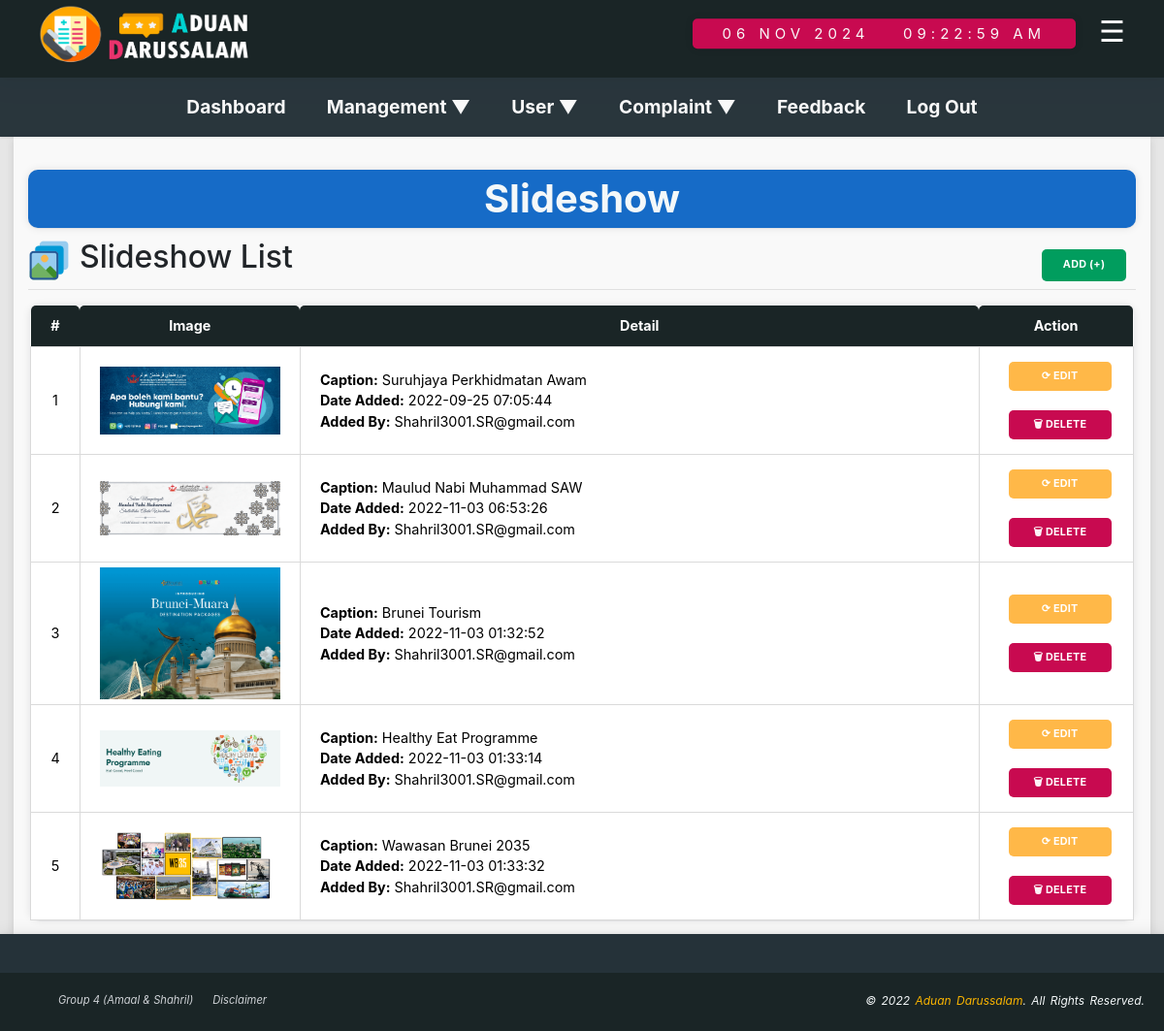
The app's page /admin-slideshowlist.php?adminEmail=Shahril3001.SR@gmail.com&role=admin (signed in) with its own data.
### tables this page shows
CREATE TABLE `slideshow` (
  `slideshowID` int(3) NOT NULL,
  `slideshowImg` varchar(10000) NOT NULL,
  `slideshowCaption` varchar(100) NOT NULL,
  `addedBy` varchar(100) NOT NULL,
  `dateAdded` datetime NOT NULL
);

### side.php (called while the page is built, shortened)
<?php
	if(isset($_GET['role'])){
		$role=$_GET['role'];
		if($role=="admin"){
			$adminEmail=$_GET['adminEmail'];
		}
	}
?>

### connection.php (called while the page is built)
<?php
	function dbconn(){
		try {
			$host = "localhost";
			$dbname = "citizenportaldb";
			$username = "admin";
			$password = '1234';
			$dsn = "mysql:host=".$host.";dbname=".$dbname."";
			$connection = new PDO($dsn, $username, $password);
			$connection->setAttribute(PDO::ATTR_ERRMODE, PDO::ERRMODE_EXCEPTION);
			return $connection;
		}catch(PDOException $e){
			echo $e->getMessage();
			echo $e->getLine();
			echo $e->getTrace();
		}
	}
?>

### admin-slideshowlist.php (the view, shortened to what this page needs)
<!DOCTYPE html>
	<html lang="en">
	<head>
		<link rel="stylesheet" href="style.css">
		<link rel="stylesheet" type="text/css" href="vendor/bootstrap/css/bootstrap.min.css">
		<link rel="stylesheet" type="text/css" href="vendor/animate/animate.css">
		<link rel="stylesheet" type="text/css" href="vendor/select2/select2.min.css">
		<link rel="stylesheet" type="text/css" href="vendor/daterangepicker/daterangepicker.css">
		<link rel="stylesheet" type="text/css" href="vendor/slick/slick.css">
		<link rel="stylesheet" type="text/css" href="vendor/lightbox2/css/lightbox.min.css">
	</head>
	<body>
			<div id="wrapper">
				<?php
					include 'header_bar.php';
					include 'navigation_bar.php';
				?>
					<?php
					include 'side.php';
					?>
				<main>
					<div class="main-container">
						<div>
							<h1 class="title-container">Slideshow</h1>
							<img src='icon/icons8-slideshow-64.png' class='statbox-title-img'/>
							<?php
								echo"
								<a href='admin-addslideshow.php?adminEmail=".$adminEmail."&role=".$role."'><button class='button' id='statbox-addBtn'>Add (+)</button></a>
								";
							?>
							<h2 class='statbox-title-h2'>Slideshow List</h2>
							<hr>
							<?php
									$cloneID = 0;
									include 'connection.php';
									$slideshowquery = dbConn()->prepare('SELECT * FROM slideshow');
									$slideshowquery->execute();
									$slideshows = $slideshowquery->fetchAll(PDO::FETCH_OBJ);
									echo"
									<div class='row'>
										<table id='listtable'>
											<tr>
												<th width='20px'>#</th>
												<th width='20%'>Image</th>
												<th>Detail</th>
												<th width='14%'>Action</th>
											</tr>";
											foreach($slideshows as $slideshow){
											$cloneID++;
											$slideshowID  = $slideshow->slideshowID ;
											$slideshowImg = $slideshow->slideshowImg;
											$slideshowCaption = $slideshow->slideshowCaption;
											$addedBy = $slideshow->addedBy;
											$dateAdded  = $slideshow->dateAdded;
											echo "
											<tr>
												<td>$cloneID</td>
												<td><img src='$slideshowImg' alt='' width='100%' height='100%'></td>
												<td class='justify-contents'>
													<b>Caption:</b> $slideshowCaption<br>
													<b>Date Added:</b> $dateAdded<br>
													<b>Added By:</b> $addedBy<br>
												</td>
												<td>
													<a href='admin-editslideshow.php?adminEmail=".$adminEmail."&slideshowID=".$slideshowID."&role=".$role."'><button class='button' id='editBtn'>&#10227; Edit</button></a>
													<a href='admin-deleteslideshow.php?adminEmail=".$adminEmail."&slideshowID=".$slideshowID."&role=".$role."'><button class='button' id='deleteBtn'>&#128465; Delete</button></a>
												</td>
											</tr>";
											}
											echo"</table>";
									?>
							</div>
						</div>
					</div>
				</main>
				<footer>
					<?php
						include 'footer_bar.php';
					?>
		    </footer>
			</div>
	</body>
</html>

### style.css (style rules this page uses)
body { min-height: 100vh; padding: 0; }
h1 { margin: 0; font-size:2em; line-height: 200%; text-shadow: #cccccc; }
.title-container { margin-top: 0.5em; margin-bottom: 0.3em; padding: 0.2em; background-color: #166BC7; color: #F4F8F9; font-weight: bold; text-transform: capitalize; text-shadow: #cccccc; border-radius:10px; box-shadow: rgba(17, 17, 26, 0.05) 0px 1px 0px, rgba(17, 17, 26, 0.1) 0px 0px 8px; }
main { margin: 0; padding-top: 0; padding-bottom: 0; padding-left: 1em; padding-right: 1em; font-size: 90%; background-color: #E6E6E6; }
.main-container { text-align: center; background-color: #F9F9F9; box-shadow: rgba(99, 99, 99, 0.2) 0px 2px 8px 0px; padding: 1em; }
.statbox-title-h2 { text-align: left; }
.statbox-title-img { display: block; float: left; width: 3em; height: 3em; margin-right: 10px; }
img { border:0; }
footer { bottom: 0; left: 0; right: 0; height: auto; width: 100%; padding-top: 40px; text-align: left; font-size:0.70em; font-style: italic; color: #F4F8F9; background-color: #253239; box-shadow: 0 4px 8px 0 rgba(0, 0, 0, 0.2), 0 6px 20px 0 rgba(0, 0, 0, 0.19); }
header, nav, main, footer { display: block; }
table { border-collapse: collapse; border-radius:10px; box-shadow: rgba(17, 17, 26, 0.05) 0px 1px 0px, rgba(17, 17, 26, 0.1) 0px 0px 8px; }
tr,td, th { padding:10px; }
.justify-contents { text-align: justify; text-justify: inter-word; }
#listtable { width:97%; margin-left: auto; margin-right: auto; }
#listtable td { color:black; background-color:white; padding:5px 20px; border: 1px solid #DADADA; }
@media screen and (max-width:1366px) { #listtable .button { width:90%; } }
#listtable th { color:white; background-color: #1A2526; text-align:center; border-radius: 5px 5px 0 0; }
#editBtn { background-color: #FFB848; }
#statbox-addBtn { float: right; text-align: center; height: 3em; background-color: #019D5E; }
#resetBtn, #cancelBtn, #backBtn, #deleteBtn { background-color: #C80A50; }
.button { background: none repeat scroll 0% 0%; background-color: #25262A; color: white; display: inline-block; padding: 8px 22px; font-size: 0.75em; letter-spacing: 0.25px; line-height: 1.3em;border-radius: 5px; text-decoration: none;border:none;text-transform: uppercase; font-weight: bold;width: auto;overflow: visible; margin: 10px; }

### records on screen
slideshow: slideshowImg (picture), slideshowCaption "Suruhjaya Perkhidmatan Awam", dateAdded "2022-09-25 07:05:44", addedBy "Shahril3001.SR@gmail.com"
slideshow: slideshowImg (picture), slideshowCaption "Maulud Nabi Muhammad SAW", dateAdded "2022-11-03 06:53:26", addedBy "Shahril3001.SR@gmail.com"
slideshow: slideshowImg (picture), slideshowCaption "Brunei Tourism", dateAdded "2022-11-03 01:32:52", addedBy "Shahril3001.SR@gmail.com"
slideshow: slideshowImg (picture), slideshowCaption "Healthy Eat Programme", dateAdded "2022-11-03 01:33:14", addedBy "Shahril3001.SR@gmail.com"
slideshow: slideshowImg (picture), slideshowCaption "Wawasan Brunei 2035", dateAdded "2022-11-03 01:33:32", addedBy "Shahril3001.SR@gmail.com"
